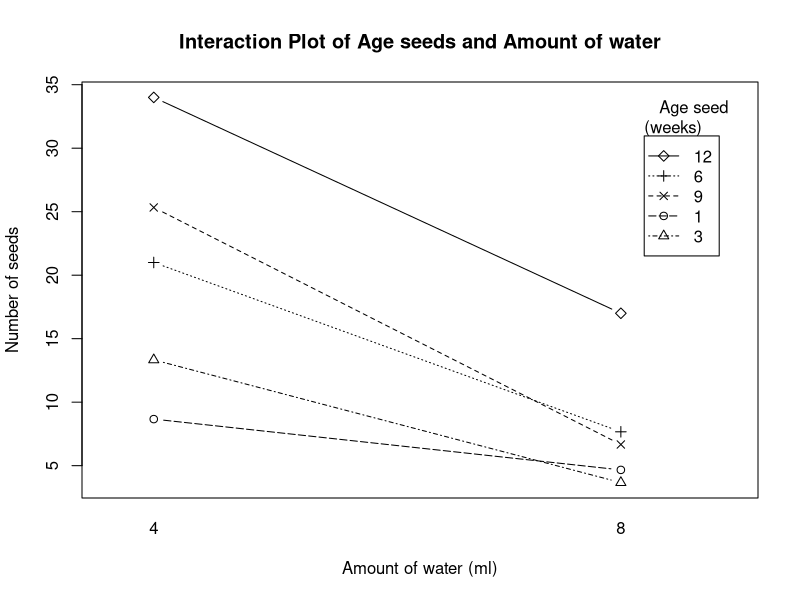

This chart was generated by the following R code:
## ---- chunk 1
knitr::opts_chunk$set(echo = TRUE)
## ---- chunk 2
table <- '
|    Source   | DF |    SS   |   MS   | F |   P   |
|:-----------:|:--:|:-------:|:------:|:-:|:-----:|
|      A      |  1 |    -    | 0.0002 | - |   -   |
|      B      |  - | 180.378 |    -   | - |   -   |
| Interaction |  3 |  8.479  |    -   | - | 0.932 |
|    Error    |  8 | 158.797 |    -   |   |       |
|    Total    | 15 | 347.653 |        |   |       |
'
cat(table)
## ---- chunk 3
# calculating missing p-values

# P(F > 0.00001), df1 from the A factor, df2 from the Error
pf(q = 0.00001, df1 = 1, df2 = 8, lower.tail = F)

# P(F > 3.02917), df1 from the B factor, df2 from the Error
pf(q = 3.02917, df1 = 3, df2 = 8, lower.tail = F)
## ---- chunk 4
table <- '
|    Source   | DF |    SS   |   MS   |    F    |      P     |
|:-----------:|:--:|:-------:|:------:|:-------:|:----------:|
|      A      |  1 |  0.0002 | 0.0002 | 0.00001 |  0.9975543 |
|      B      |  3 | 180.378 | 60.126 | 3.02917 | 0.09334106 |
| Interaction |  3 |  8.479  |  2.826 | 0.14237 |    0.932   |
|    Error    |  8 | 158.797 | 19.849 |         |            |
|    Total    | 15 | 347.653 |        |         |            |
'
cat(table)
## ---- chunk 5
df <- expand.grid(h20 = c(4, 8), age_seeds = c(1, 3, 6, 9, 12))
df <- rbind(df, df, df)  # 3 reps
df <- df[order(df$h20), ]
rownames(df) <- 1:nrow(df)  # fix row numbers
df$h20 <- as.factor(df$h20)
df$age_seeds <- as.factor(df$age_seeds)

# assign response
df$seeds <- c(
  11, 7, 9, 13, 20,
  9, 16, 19, 35, 37,
  6, 17, 35, 28, 45,
  8, 1, 5, 1, 11,
  3, 7, 9, 10, 15,
  3, 3, 9, 9, 25
)

tibble::glimpse(df)
## ---- chunk 6
with(df, (interaction.plot(h20, age_seeds, seeds, type = 'b',
                           pch = c(1, 2, 3, 4, 5), leg.bty = 'o',
                           main = 'Interaction Plot of Age seeds and Amount of water',
                           xlab = 'Amount of water (ml)', ylab = 'Number of seeds',
                           trace.label = 'Age seed\n(weeks)')))
## ---- chunk 7
fit <- aov(seeds ~ h20 * age_seeds, data = df)
summary(fit)
## ---- chunk 8

